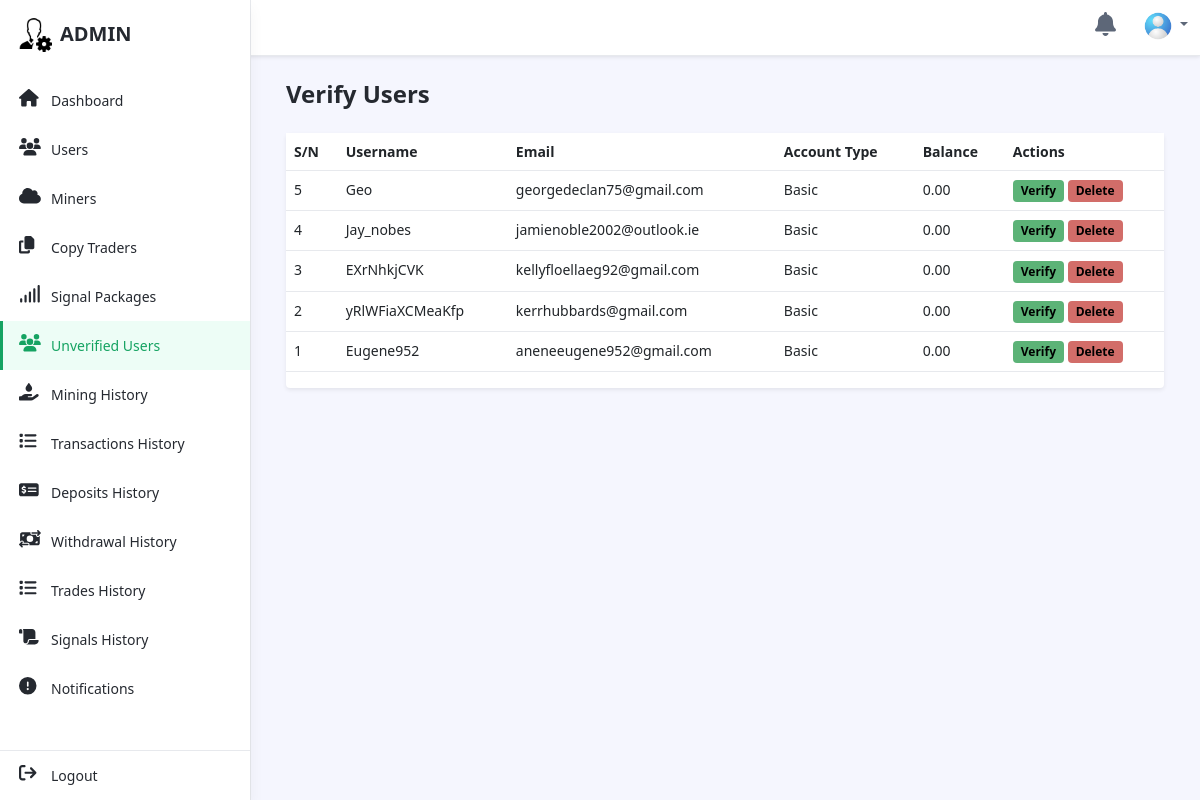
The app's page /admin/unverified_users.php (signed in) with its own data.
### tables this page shows
CREATE TABLE `users` (
  `id` int(11) NOT NULL,
  `fullname` varchar(255) NOT NULL,
  `username` varchar(100) NOT NULL,
  `home_address` text DEFAULT NULL,
  `city` varchar(100) DEFAULT NULL,
  `postal_code` varchar(20) DEFAULT NULL,
  `country` varchar(100) DEFAULT NULL,
  `currency` varchar(10) DEFAULT '$',
  `phone` varchar(20) DEFAULT NULL,
  `email` varchar(255) NOT NULL,
  `account_type` varchar(50) DEFAULT 'Basic',
  `password` varchar(255) NOT NULL,
  `password_hash` varchar(255) NOT NULL,
  `balance` decimal(15,2) DEFAULT 0.00,
  `account_status` enum('active','suspended','closed') DEFAULT 'active',
  `created_at` timestamp NULL DEFAULT current_timestamp(),
  `updated_at` timestamp NULL DEFAULT current_timestamp() ON UPDATE current_timestamp(),
  `trade_progress` int(11) DEFAULT 0,
  `signal_strength` int(11) DEFAULT 0,
  `total_investment` decimal(15,2) DEFAULT 0.00,
  `profit_balance` decimal(15,2) DEFAULT 0.00,
  `btc` decimal(15,8) DEFAULT 0.00000000,
  `eth` decimal(15,8) DEFAULT 0.00000000,
  `usdt` decimal(15,2) DEFAULT 0.00,
  `bnb` decimal(15,8) DEFAULT 0.00000000,
  `ltc` decimal(15,8) DEFAULT 0.00000000,
  `doge` decimal(15,8) DEFAULT 0.00000000,
  `xrp` decimal(15,8) DEFAULT 0.00000000,
  `shib` decimal(15,8) DEFAULT 0.00000000,
  `sol` decimal(15,8) DEFAULT 0.00000000,
  `verified` int(11) DEFAULT 0,
  `blocked` tinyint(1) NOT NULL DEFAULT 0,
  `lock_copy_traders` tinyint(1) DEFAULT 0,
  `lock_trading` tinyint(1) DEFAULT 0,
  `show_popup` tinyint(1) NOT NULL DEFAULT 0,
  `popup_message` varchar(255) NOT NULL,
  `otp` int(11) DEFAULT NULL
);

### admin/unverified_users.php (the view, shortened to what this page needs)
<?php
require 'assets/php/config/connection.php';
$query = "SELECT * FROM users WHERE verified = 0";
$stmt = $conn->prepare($query);
$stmt->execute();
$result = $stmt->get_result();
?>
<!DOCTYPE html>
<html lang="en">
<head>
    <link rel="stylesheet" href="https://cdnjs.cloudflare.com/ajax/libs/toastify-js/1.6.1/toastify.min.css" />
    <link id="theme-style" rel="stylesheet" href="assets/css/portal.css" />
    <link id="theme-style" rel="stylesheet" href="assets/css/toast-style.css" />
</head>
<body class="app">
    <header class="app-header fixed-top">
        <div class="app-header-inner">
            <div class="container-fluid py-2">
                <div class="app-header-content">
                    <div class="row justify-content-between align-items-center">
                        <div class="app-utilities col-auto">
                            <div class="app-utility-item app-notifications-dropdown dropdown">
                                <a href="notifications.php" role="button" aria-expanded="false" title="Notifications">
                                    <i class="fa-solid fa-bell fa-xl"></i>
                                </a>
                            </div>
                            <div class="app-utility-item app-user-dropdown dropdown">
                                <a class="dropdown-toggle" id="user-dropdown-toggle" data-bs-toggle="dropdown" href="#" role="button" aria-expanded="false"><img src="assets/images/user.png" alt="user profile" /></a>
                            </div>
                        </div>
                    </div>
                </div>
            </div>
        </div>
        <div id="app-sidepanel" class="app-sidepanel">
            <div class="sidepanel-inner d-flex flex-column">
                <div class="app-branding">
                    <a class="app-logo" href="#"><img class="logo-icon me-2" src="assets/images/admin-logo.png" alt="logo" /><span class="logo-text">ADMIN</span></a>
                </div>
                <?php include 'assets/php/nav.php'; ?>
                <div class="app-sidepanel-footer">
                    <nav class="app-nav app-nav-footer">
                        <ul class="app-menu footer-menu list-unstyled">
                            <li class="nav-item">
                                <a class="nav-link" href="assets/php/logout.php">
                                    <span class="nav-icon">
                                        <i class="fa-solid fa-arrow-right-from-bracket fa-lg"></i>
                                    </span>
                                    <span class="nav-link-text">Logout</span> </a>
                            </li>
                        </ul>
                    </nav>
                </div>
            </div>
        </div>
    </header>
    <div class="app-wrapper">
        <div class="app-content pt-3 p-md-3 p-lg-4">
            <div class="container-xl">
                <div class="row g-3 mb-4 align-items-center justify-content-between">
                    <div class="col-auto">
                        <h1 class="app-page-title mb-0">Verify Users</h1>
                    </div>
                </div>
                <div class="tab-content" id="orders-table-tab-content">
                    <div class="tab-pane fade show active" id="orders-trades" role="tabpanel" aria-labelledby="orders-trades-tab">
                        <div class="app-card app-card-orders-table shadow-sm mb-5">
                            <div class="app-card-body">
                                <div class="table-responsive">
                                    <table class="table table-hover">
                                        <thead>
                                            <tr>
                                                <th>S/N</th>
                                                <th>Username</th>
                                                <th>Email</th>
                                                <th>Account Type</th>
                                                <th>Balance</th>
                                                <th>Actions</th>
                                            </tr>
                                        </thead>
                                        <tbody>
                                            <?php if ($result->num_rows > 0): ?>
                                                <?php $i = $result->num_rows; ?>
                                                <?php while ($user = $result->fetch_assoc()): ?>
                                                    <tr>
                                                        <td><?= $i--; ?></td>
                                                        <td><?= htmlspecialchars($user['username']); ?></td>
                                                        <td><?= htmlspecialchars($user['email']); ?></td>
                                                        <td><?= htmlspecialchars($user['account_type']); ?></td>
                                                        <td><?= htmlspecialchars($user['currency'] . number_format($user['balance'], 2)); ?></td>
                                                        <td>
                                                            <form action="assets/php/verify_user.php" method="POST" style="display:inline;">
                                                                <button type="submit" class="btn btn-success btn-sm">Verify</button>
                                                            </form>
                                                            <form action="assets/php/delete_user.php" method="POST" style="display:inline;">
                                                                <button type="submit" class="btn btn-danger btn-sm">Delete</button>
                                                            </form>
                                                        </td>
                                                    </tr>
                                                <?php endwhile; ?>
                                            <?php else: ?>
                                                <tr>
                                                    <td colspan="6" class="text-center">No unverified users found.</td>
                                                </tr>
                                            <?php endif; ?>
                                        </tbody>
                                    </table>
                                </div>
                            </div>
                        </div>
                    </div>
                </div>
            </div>
        </div>
        <footer class="app-footer">
            <div class="container text-center py-3"></div>
        </footer>
    </div>
    <?php include 'assets/php/footer.php'; ?>

### records on screen
users: username "Geo", email "georgedeclan75@gmail.com", account_type "Basic", balance "0.00"
users: username "Jay_nobes", email "jamienoble2002@outlook.ie", account_type "Basic", balance "0.00"
users: username "EXrNhkjCVK", email "kellyfloellaeg92@gmail.com", account_type "Basic", balance "0.00"
users: username "yRlWFiaXCMeaKfp", email "kerrhubbards@gmail.com", account_type "Basic", balance "0.00"
users: username "Eugene952", email "aneneeugene952@gmail.com", account_type "Basic", balance "0.00"
